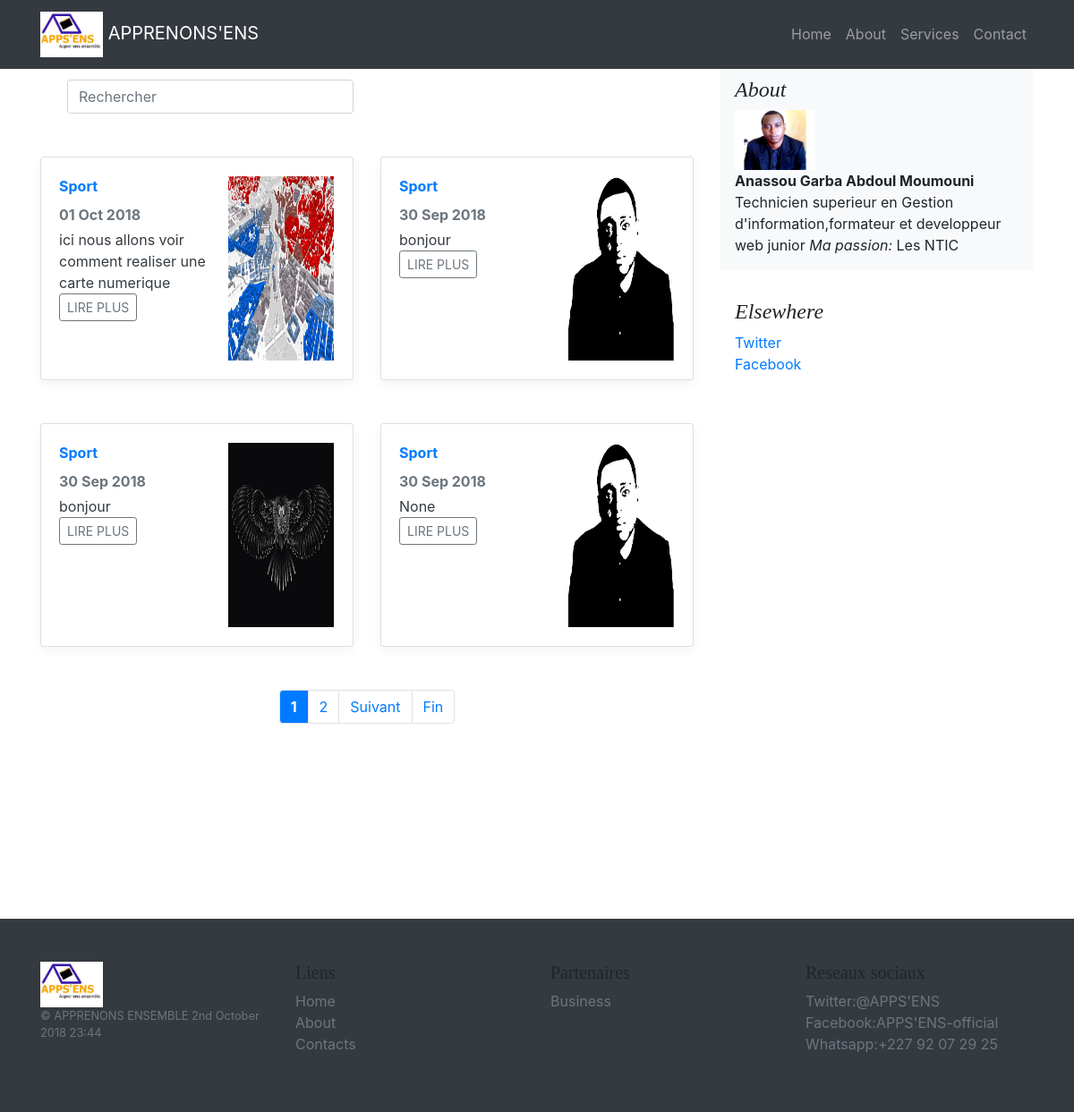
The page / on the database its author committed.
### blog/models.py (models this page shows, shortened)
class Blog(models.Model):
    date_ajout = models.DateTimeField(auto_now_add=True,blank=True, null=True)
    image = models.ImageField(upload_to ="images/",blank=True, null=True)
    title = models.CharField(max_length=100, unique=True)
    slug = models.SlugField(max_length=100, unique=True)
    resume = models.TextField(blank=True, null=True)
    body = RichTextUploadingField(blank=True, null=True)
    posted = models.DateField(db_index=True, auto_now_add=True)
    category = models.ForeignKey('blog.Category',on_delete = models.CASCADE)
    utilisateur = models.ForeignKey(User,on_delete = models.CASCADE,blank=True, null=True)
    class Meta:
        ordering = ["posted", "title"]

class Category(models.Model):
    title = models.CharField(max_length=100, db_index=True)
    slug = models.SlugField(max_length=100, db_index=True)
    def __str__(self):
        return self.title

### blog/views.py (the view)
# urls.py: path('', views.home, name='home'),
def home(request):
    posts = Blog.objects.order_by('-date_ajout')
    paginator = Paginator(posts, 4) # Show 25 contacts per page
    page = request.GET.get('page')
    posts = paginator.get_page(page)
    context = {'posts':posts}
    return render(request,'blog/home.html',context)

### blog/templates/blog/home.html (shortened to what this page needs)
{% extends 'blog/base.html'%}
{% block content %}
<div class="col-md-8">
  <div class="col-lg-12">
</div>
{% include 'blog/search_form.html' %}
  <div class="row mb-2">
    {% for post in posts %}
    <div class="col-md-6">
      <div class="card flex-md-row mb-4 box-shadow h-md-250">
        <div class="card-body d-flex flex-column align-items-start">
          <strong class="d-inline-block mb-2 text-primary">{{post.category}}</strong>
          <strong class="mb-0">
            <div class="mb-1 text-muted">{{ post.date_ajout |date:"d M Y" }}</div>
          </strong>
            <a class="text-dark" href="{% url 'view_post' post.id %}" style="font-size: 16px;">{{ post.resume | truncatechars:100 }}</a>
          <div class="footercard">
            <a href="{% url 'view_post' post.id %}" class="btn btn-sm btn-outline-secondary">LIRE PLUS</a>
          </div>
        </div>
        <img class="card-img-right flex-auto d-none d-md-block" src="{{ post.image.url }}" alt="Card image cap" style="padding:21px;
    width: 160px;     margin-left: -43px;">
      </div>
    </div>
    {% endfor %}
  </div>
<ul class="pagination justify-content-center mb-4">
    {% for num in posts.paginator.page_range %}
    {% if posts.number == num %}
    <li class="page-item"><div class="page-link" style="background-color: #007bff;color: #fff; cursor:default;"><strong>{{ num  }}</strong></div></li>
    {% elif num > posts.number|add:'-3' and num < posts.number|add:'3' %}
      <li class="page-item"><div class="page-link" style="cursor:default;">{{ num  }}</div></li>
    {% endif %}
    {% endfor %}
    {% if posts.has_next %}
    <li class="page-item">
      <a class="page-link" href="?page={{ posts.next_page_number }}">Suivant</a>
    </li>
    <li class="page-item">
      <a class="page-link" href="?page={{ posts.paginator.num_pages }}"><span aria-hidden="true">Fin</span></a>
    </li>
    {% endif %}
  </ul>
</div>
{% endblock %}

### blog/templates/blog/base.html (shortened to what this page needs)
<!DOCTYPE html>
{% load static %}
<html lang="en">
  <head>
    <link rel="stylesheet"
      href="//cdnjs.cloudflare.com/ajax/libs/highlight.js/9.12.0/styles/default.min.css">
    <link rel="stylesheet" href="{% static 'bootstrap/css/bootstrap.min.css' %}">
    <link rel="stylesheet" href="{% static 'css/blog-home.css' %}">
    <link rel="stylesheet" href="{% static 'css/master.css' %}">
    <link rel="stylesheet" href="{% static 'css/blog.css' %}">
    <link rel="stylesheet" href="https://use.fontawesome.com/releases/v5.3.1/css/all.css">
  </head>
  <body>
    <nav class="navbar navbar-expand-lg navbar-dark bg-dark fixed-top">
      <div class="container">
        <a class="navbar-brand" href="{% url 'home' %}">  <img src="{% static 'images/logo.jpg' %}" alt="logo" width="70s"> APPRENONS'ENS</a>
        <div class="collapse navbar-collapse" id="navbarResponsive">
          <ul class="navbar-nav ml-auto">
            <li class="nav-item">
              <a class="nav-link" href="{% url 'home' %}">Home
              </a>
            </li>
            <li class="nav-item">
              <a class="nav-link" href="#">About</a>
            </li>
            <li class="nav-item">
              <a class="nav-link" href="#">Services</a>
            </li>
            <li class="nav-item">
              <a class="nav-link" href="#">Contact</a>
            </li>
          </ul>
        </div>
      </div>
    </nav>
    <div class="container">
      <div class="row">
        {% block content %}
        {% endblock %}
        <aside class="col-md-4 blog-sidebar" style="    margin-top: 14px;">
          <div class="p-3 mb-3 bg-light rounded">
            <h4 class="font-italic">About</h4>
            <img src="{% static 'images/user.png' %}" alt="logo" width="90s">
            <p class="mb-0"><strong>Anassou Garba Abdoul Moumouni </strong> Technicien superieur en Gestion d'information,formateur et developpeur web junior <em>Ma passion:</em> Les NTIC </p>
          </div>
          <div class="p-3">
            <h4 class="font-italic">Elsewhere</h4>
            <ol class="list-unstyled">
              <li><a href="#">Twitter</a></li>
              <li><a href="#">Facebook</a></li>
            </ol>
          </div>
        </aside>
        <div class="col-md-4">
        </div>
      </div>
    </div>
    <footer class="py-5 bg-dark">
      <div class="container">
        <div class="row">
        <div class="col-12 col-md">
          <img src="{% static 'images/logo.jpg' %}" alt="logo" width="70s">
          <small class="d-block mb-3 text-muted">&copy; APPRENONS ENSEMBLE {% now "jS F Y H:i" %}</small>
        </div>
        <div class="col-6 col-md">
          <h5>Liens</h5>
          <ul class="list-unstyled text-small">
            <li><a class="text-muted" href="#">Home</a></li>
            <li><a class="text-muted" href="#">About</a></li>
              <li><a class="text-muted" href="#">Contacts</a></li>
          </ul>
        </div>
        <div class="col-6 col-md">
          <h5>Partenaires</h5>
          <ul class="list-unstyled text-small">
            <li><a class="text-muted" href="#">Business</a></li>
          </ul>
        </div>
        <div class="col-6 col-md">
          <h5>Reseaux sociaux</h5>
          <ul class="list-unstyled text-small">
            <li><a class="text-muted" href="#">Twitter:@APPS'ENS</a></li>
            <li><a class="text-muted" href="#">Facebook:APPS'ENS-official</a></li>
            <li><a class="text-muted" href="#">Whatsapp:+227 92 07 29 25</a></li>
          </ul>
        </div>
      </div>
      </div>
    </footer>
  </body>
</html>

### blog/templates/blog/search_form.html (shortened to what this page needs)
<div class="col-lg-12 detail-separator">
  <form class="col-md-6 col-md-offset-3 text-center" action="{% url 'search' %}" method="get" accept-charset="utf-8">
    <div class="form-group">
      <input id="searchForm" class="form-control" name="query" placeholder="Rechercher">
    </div>
  </form>
</div>

### static/css/blog-home.css (style rules this page uses)
body { padding-top: 54px; }
@media (min-width: 992px) { body { padding-top: 56px; } }

### static/css/master.css (style rules this page uses)
.mb-4, .my-4 { margin-top: 1.5rem!important; }
.pb-5, .py-5 { margin-top: 169px; }

### static/css/blog.css (style rules this page uses)
h1, h2, h3, h4, h5, h6 { font-family: "Playfair Display", Georgia, "Times New Roman", serif; }
.card-img-right { height: 100%; border-radius: 0 3px 3px 0; padding-top: 21; width: 162px; }
.flex-auto { -ms-flex: 0 0 auto; -webkit-box-flex: 0; flex: 0 0 auto; }
@media (min-width: 768px) { .h-md-250 { height: 250px; } }
.box-shadow { box-shadow: 0 .25rem .75rem rgba(0, 0, 0, .05); }

### rows shown on the page
Blog: category "Sport", date_ajout "01 Oct 2018", resume "ici nous allons voir comment realiser une carte numerique", image (picture)
Blog: category "Sport", date_ajout "30 Sep 2018", resume "bonjour", image (picture)
Blog: category "Sport", date_ajout "30 Sep 2018", resume "bonjour", image (picture)
Blog: category "Sport", date_ajout "30 Sep 2018", resume "None", image (picture)

### other values the page prints
{{ num }} "1"
{{ num }} "2"
